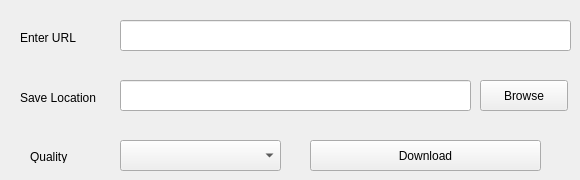
    <widget class="QWidget" name="tab_2">
     <attribute name="title">
      <string>Yoytube Video</string>
     </attribute>
     <widget class="QLineEdit" name="saveLocation_3">
      <property name="geometry">
       <rect>
        <x>120</x>
        <y>80</y>
        <width>351</width>
        <height>31</height>
       </rect>
      </property>
      <property name="styleSheet">
       <string notr="true">font: 10pt &quot;MS Shell Dlg 2&quot;;</string>
      </property>
     </widget>
     <widget class="QLineEdit" name="urlVideo">
      <property name="geometry">
       <rect>
        <x>120</x>
        <y>20</y>
        <width>451</width>
        <height>31</height>
       </rect>
      </property>
      <property name="font">
       <font>
        <family>MS Sans Serif</family>
        <weight>50</weight>
        <bold>false</bold>
       </font>
      </property>
     </widget>
     <widget class="QLabel" name="label_5">
      <property name="geometry">
       <rect>
        <x>20</x>
        <y>30</y>
        <width>81</width>
        <height>16</height>
       </rect>
      </property>
      <property name="styleSheet">
       <string notr="true"/>
      </property>
      <property name="text">
       <string>Enter URL</string>
      </property>
     </widget>
     <widget class="QPushButton" name="btnBrowse_3">
      <property name="geometry">
       <rect>
        <x>480</x>
        <y>80</y>
        <width>88</width>
        <height>31</height>
       </rect>
      </property>
      <property name="styleSheet">
       <string notr="true">font: 8pt &quot;Oswald&quot;;</string>
      </property>
      <property name="text">
       <string>Browse</string>
      </property>
     </widget>
     <widget class="QLabel" name="label_6">
      <property name="geometry">
       <rect>
        <x>20</x>
        <y>90</y>
        <width>91</width>
        <height>16</height>
       </rect>
      </property>
      <property name="text">
       <string>Save Location</string>
      </property>
     </widget>
     <widget class="QLabel" name="label_7">
      <property name="geometry">
       <rect>
        <x>30</x>
        <y>150</y>
        <width>47</width>
        <height>13</height>
       </rect>
      </property>
      <property name="text">
       <string>Quality</string>
      </property>
     </widget>
     <widget class="QComboBox" name="comboBox">
      <property name="geometry">
       <rect>
        <x>120</x>
        <y>140</y>
        <width>161</width>
        <height>31</height>
       </rect>
      </property>
     </widget>
     <widget class="QPushButton" name="btnDownloadYoutube">
      <property name="geometry">
       <rect>
        <x>310</x>
        <y>140</y>
        <width>231</width>
        <height>31</height>
       </rect>
      </property>
      <property name="text">
       <string>Download</string>
      </property>
     </widget>
    </widget>
